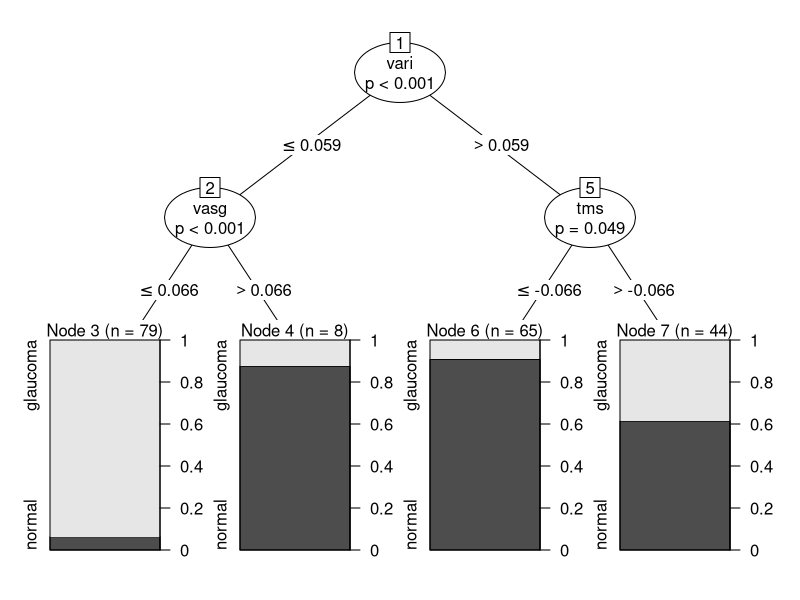
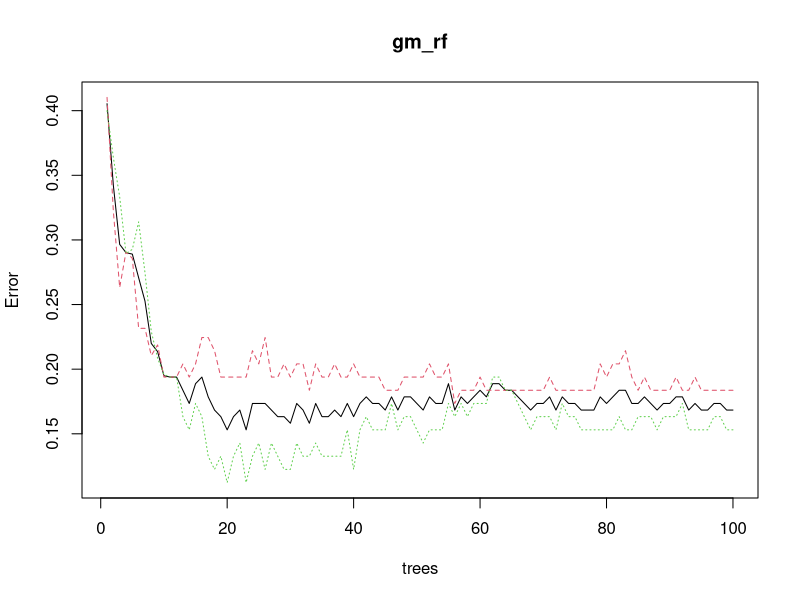
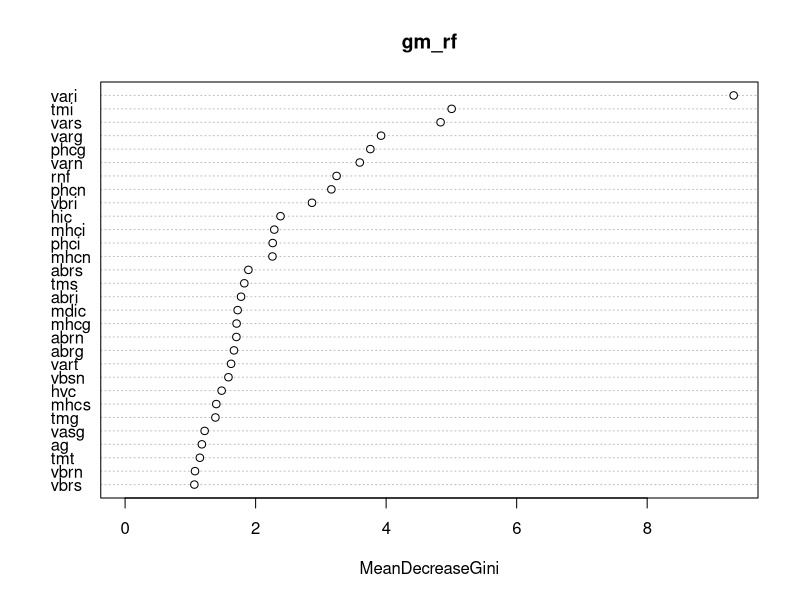
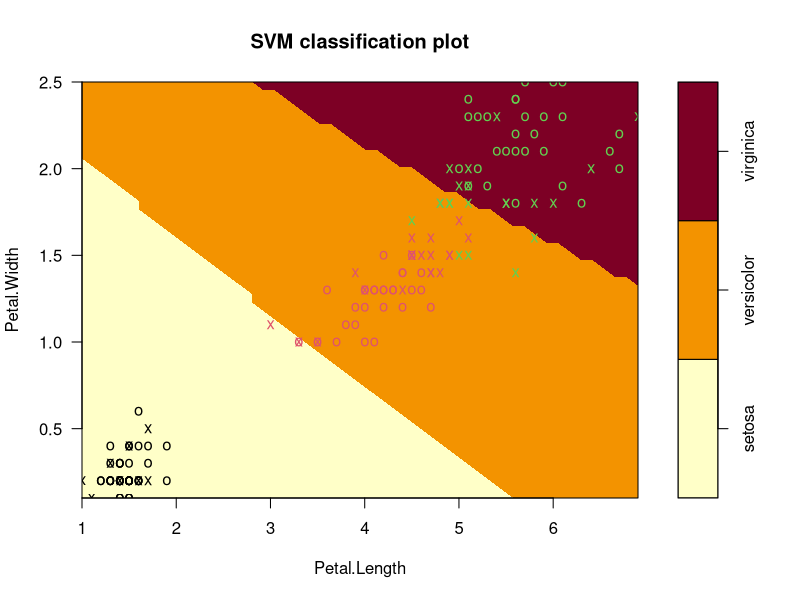

Recreate these plots in R, in order.
## ---- chunk 1
library("party")
data("GlaucomaM", package = "TH.data") # Load data
# Build decision tree for GlaucomaM data set
gm_formula = Class ~ .
gm_ctree = ctree(gm_formula, data = GlaucomaM)
# Plot built tree
plot(gm_ctree)
## ---- chunk 2
gm_predict = predict(gm_ctree, GlaucomaM)
table(gm_predict, GlaucomaM$Class)
## ---- chunk 3
# Build tree using random forest algorithm
library("randomForest")
gm_formula = Class ~ .
gm_rf = randomForest(gm_formula, data=GlaucomaM, ntree=100, proximity=TRUE)
# Plot error rate as number of trees grows
plot(gm_rf)
## ---- chunk 4
importance(gm_rf)
varImpPlot(gm_rf)
## ---- chunk 5
library("e1071")
iris_formula = Species ~ .
iris_svm = svm(iris_formula, data = iris)
## ---- chunk 6
plot(iris_svm, iris, Petal.Width ~ Petal.Length, slice = list(Sepal.Width = 3, Sepal.Length = 4))
